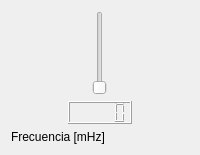
                 <widget class="QWidget" name="verticalWidget_14" native="true">
                  <property name="sizePolicy">
                   <sizepolicy hsizetype="Preferred" vsizetype="Preferred">
                    <horstretch>0</horstretch>
                    <verstretch>0</verstretch>
                   </sizepolicy>
                  </property>
                  <layout class="QVBoxLayout" name="verticalLayout_22">
                   <property name="leftMargin">
                    <number>11</number>
                   </property>
                   <property name="topMargin">
                    <number>11</number>
                   </property>
                   <property name="rightMargin">
                    <number>11</number>
                   </property>
                   <property name="bottomMargin">
                    <number>11</number>
                   </property>
                   <item alignment="Qt::AlignHCenter|Qt::AlignVCenter">
                    <widget class="QSlider" name="flangerFrecuenciaSlider">
                     <property name="sizePolicy">
                      <sizepolicy hsizetype="Fixed" vsizetype="Preferred">
                       <horstretch>0</horstretch>
                       <verstretch>0</verstretch>
                      </sizepolicy>
                     </property>
                     <property name="styleSheet">
                      <string notr="true"/>
                     </property>
                     <property name="maximum">
                      <number>5000</number>
                     </property>
                     <property name="singleStep">
                      <number>1</number>
                     </property>
                     <property name="orientation">
                      <enum>Qt::Vertical</enum>
                     </property>
                     <property name="invertedAppearance">
                      <bool>false</bool>
                     </property>
                    </widget>
                   </item>
                   <item alignment="Qt::AlignHCenter">
                    <widget class="QLCDNumber" name="flangerFrecuenciaLcd">
                     <property name="sizePolicy">
                      <sizepolicy hsizetype="Fixed" vsizetype="Fixed">
                       <horstretch>0</horstretch>
                       <verstretch>0</verstretch>
                      </sizepolicy>
                     </property>
                     <property name="smallDecimalPoint">
                      <bool>false</bool>
                     </property>
                     <property name="intValue" stdset="0">
                      <number>0</number>
                     </property>
                    </widget>
                   </item>
                   <item>
                    <widget class="QLabel" name="label_9">
                     <property name="sizePolicy">
                      <sizepolicy hsizetype="Preferred" vsizetype="Fixed">
                       <horstretch>0</horstretch>
                       <verstretch>0</verstretch>
                      </sizepolicy>
                     </property>
                     <property name="text">
                      <string>Frecuencia [mHz]</string>
                     </property>
                    </widget>
                   </item>
                  </layout>
                 </widget>
